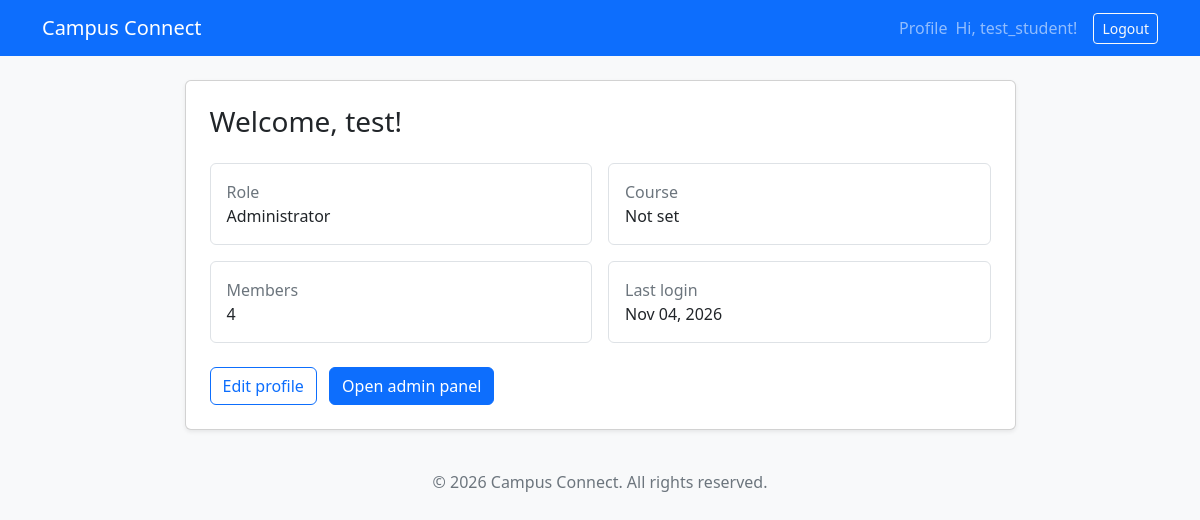
Page / (signed in) on the earlier database version.
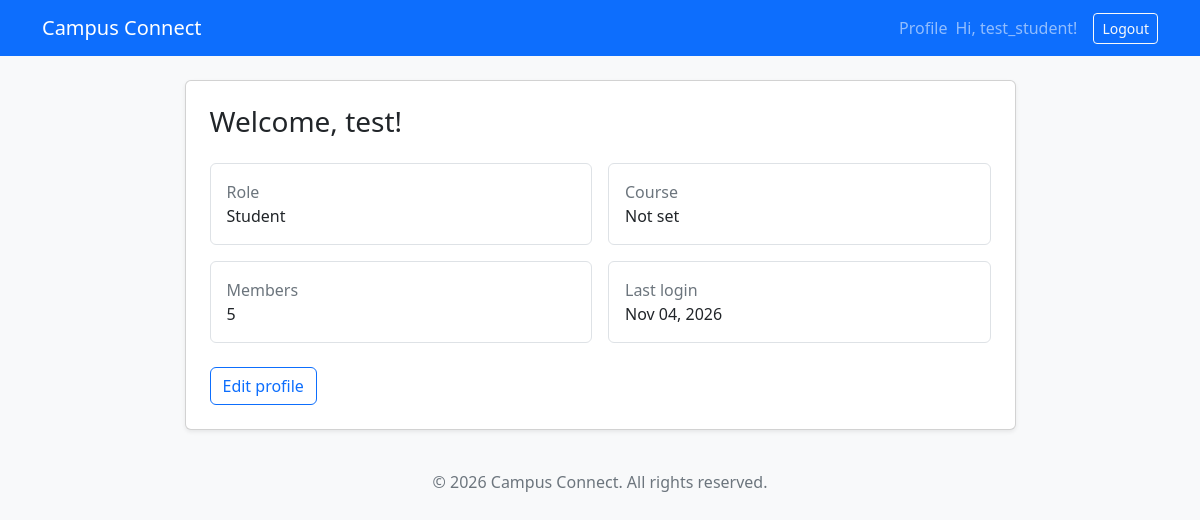
Same page on the later database version.
### accounts/models.py (models this page shows)
class CustomUser(AbstractUser):
    class Role(models.TextChoices):
        STUDENT = 'STUDENT', 'Student'
        INSTRUCTOR = 'INSTRUCTOR', 'Instructor'
        ADMIN = 'ADMIN', 'Administrator'
    role = models.CharField(
        max_length=10,
        choices=Role.choices,
        default=Role.STUDENT
    )
    course = models.CharField(
        max_length=100,
        blank=True,
    )

### dashboard/views.py (the view)
# urls.py: path('', DashboardView.as_view(), name='dashboard'),
class DashboardView(LoginRequiredMixin, TemplateView):
    template_name = 'dashboard/home.html'
    def get_context_data(self, **kwargs):
        context = super().get_context_data(**kwargs)
        context['member_count'] = CustomUser.objects.count()
        context['is_admin'] = (self.request.user.role == CustomUser.Role.ADMIN)
        return context

### templates/dashboard/home.html
{% extends "base.html" %}
{% block content %}
<div class="row justify-content-center">
  <div class="col-lg-9">
    <div class="card shadow-sm">
      <div class="card-body p-4">
        <h1 class="h3">Welcome, {{ user.first_name|default:user.username }}!</h1>
        <div class="row g-3 mt-2">
          <div class="col-sm-6"><div class="border rounded p-3 h-100"><span class="text-secondary">Role</span><div>{{ user.get_role_display }}</div></div></div>
          <div class="col-sm-6"><div class="border rounded p-3 h-100"><span class="text-secondary">Course</span><div>{{ user.course|default:"Not set" }}</div></div></div>
          <div class="col-sm-6"><div class="border rounded p-3 h-100"><span class="text-secondary">Members</span><div>{{ member_count }}</div></div></div>
          <div class="col-sm-6"><div class="border rounded p-3 h-100"><span class="text-secondary">Last login</span><div>{{ user.last_login|date:"M d, Y" }}</div></div></div>
        </div>
        <div class="mt-4">
          <a class="btn btn-outline-primary" href="{% url 'profile' %}">Edit profile</a>
          {% if is_admin %}
            <a class="btn btn-primary ms-2" href="{% url 'admin_panel' %}">Open admin panel</a>
          {% endif %}
        </div>
      </div>
    </div>
  </div>
</div>
{% endblock %}

### templates/base.html (shortened to what this page needs)
<!DOCTYPE html>
<html lang="en">
    <head>
        <link href="https://cdn.jsdelivr.net/npm/bootstrap@5.3.3/dist/css/bootstrap.min.css" rel="stylesheet">
    </head>
    <body class="bg-light">
        <nav class="navbar navbar-expand navbar-dark bg-primary">
            <div class="container">
                <a class="navbar-brand" href="{% if user.is_authenticated %}{% url 'dashboard' %}{% else %}{% url 'login' %}{% endif %}">Campus Connect</a>
                <div class="navbar-nav ms-auto align-items-center">
                    {% if user.is_authenticated %}
                        <a class="nav-link" href="{% url 'profile' %}">Profile</a>
                        <span class="navbar-text me-3">Hi, {{ user.username }}!</span>
                        <form method="post" action="{% url 'logout' %}">
                            <button class="btn btn-outline-light btn-sm" type="submit">Logout</button>
                        </form>
                    {% else %}
                        <a class="nav-link" href="{% url 'login' %}">Login</a>
                        <a class="nav-link" href="{% url 'signup' %}">Sign Up</a>
                    {% endif %}
                </div>
            </div>
        </nav>
        <main class="container py-4">
            {% block content %}{% endblock %}
        </main>
        <footer class="container py-3 text-center text-secondary">
            <p class="mb-0">&copy; 2026 Campus Connect. All rights reserved.</p>
        </footer>
    </body>
</html>

Differences in the rows shown:
changed CustomUser "test": role "Administrator" → "Student"
Other differences:
{{ member_count }}: "4" → "5"
text no longer shown: "Open admin panel"
